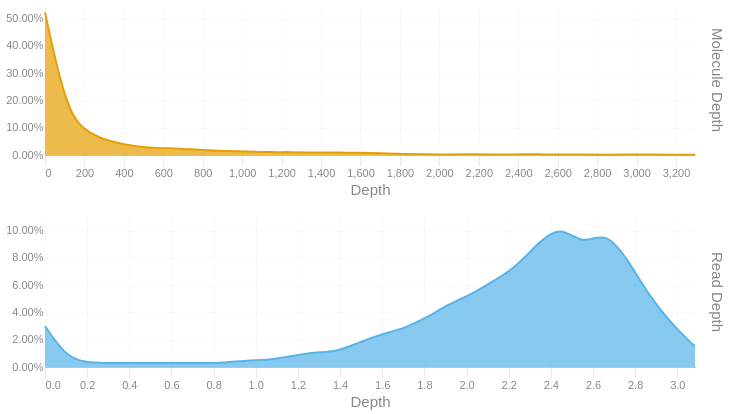

Notebook code cell kept with this figure:
### Code cell
readdep = depth_hist(tb['Read Depth'], q99, 3)
readdep = readdep.with_columns(pl.lit('Read Depth').alias('Metric'))
if not SKIPLR:
    moldep = depth_hist(tb['Molecule Depth'], mol_q99, 1)
    moldep = moldep.with_columns(pl.lit('Molecule Depth').alias('Metric'))
    _hist = pl.concat([readdep, moldep])
    _hist = _hist.filter(pl.col('Proportion') != 0)
    with SafeRender(_hist):
        (
            alt.Chart(_hist)        
            .mark_area(interpolate = "basis")
            .encode(
                x=alt.X('Bin:Q').scale(domainMin=0).axis(alt.Axis(title='Depth')),
                y = alt.Y('Proportion:Q', title = None).axis(format = '.2%'),
                color = alt.Color('Metric:N').legend(None),
                row = alt.Row("Metric:N").header(title = None, labelOrient = 'right'),
                tooltip = [
                    alt.Tooltip("Metric:N", title = "Metric"),
                    alt.Tooltip('Interval:N', title = "Depth Interval"),
                    alt.Tooltip('Proportion:Q', title = "% Alignments").format('.2%')
                ]
            )
            .resolve_scale(x='independent', y='independent')
            .properties(
                height = 150, width = 650,
                usermeta={'embedOptions': {'downloadFileName': f'{samplename}.depth.hist'}}
            )
        ).display()
else:
    readdep = readdep.filter(pl.col('Proportion') != 0)
    with SafeRender(readdep):
        (
            alt.Chart(readdep)        
            .mark_area(interpolate = "basis")
            .encode(
                x=alt.X('Bin:Q').scale(domainMin=0).axis(alt.Axis(title='Depth')),
                y = alt.Y('Proportion:Q', title = None).axis(format = '.2%'),
                tooltip = [
                    alt.Tooltip('Interval:N', title = "Depth Interval"),
                    alt.Tooltip('Proportion:Q', title = "% Alignments").format('.2%')
                ]
            )
            .properties(
                usermeta={'embedOptions': {'downloadFileName': f'{samplename}.depth.hist'}}
            )
        ).display()

### Figure 1 — Vega-Lite specification as saved in the notebook (floating-point values rounded to 4 significant figures)
{"width": 650, "height": 150, "config": {"title": {"anchor": "start", "dy": -15, "fontSize": 18, "color": "#888888", "subtitleColor": "#888888", "subtitleFontSize": 14}, "arc": {"fill": "#0072B2"}, "axis": {"domainColor": "#888888", "domainWidth": 0.5, "gridWidth": 0.2, "grid": false, "titleFontWeight": 400, "titleFontSize": 15, "labelFontSize": 11, "labelColor": "#888888", "tickColor": "#888888", "tickWidth": 0.2, "titleColor": "#888888"}, "axisBand": {"grid": false}, "axisX": {"grid": true, "tickSize": 10, "domainCap": "round"}, "axisY": {"domain": false, "grid": true, "tickSize": 0, "domainCap": "round"}, "background": "transparent", "header": {"labelFontSize": 15, "labelColor": "#888888", "titleFontSize": 15, "titleFontWeight": 600, "titleColor": "#888888"}, "legend": {"labelFont": "sans-serif", "labelFontSize": 12, "labelColor": "#888888", "symbolSize": 100, "symbolType": "circle", "titleFontSize": 12, "titlePadding": 10, "titleColor": "#888888", "title": null}, "range": {"category": ["#E69F00", "#56B4E9", "#009E73", "#F0E442", "#0072B2", "#D55E00", "#CC79A7", "#000000"], "diverging": ["#cfe8f3", "#a2d4ec", "#73bfe2", "#46abdb", "#1696d2", "#12719e"]}, "area": {"fill": "#0072B2", "fillOpacity": 0.7, "line": true, "strokeOpacity": 0.7}, "line": {"color": "#0072B2", "stroke": "#0072B2", "strokeWidth": 2}, "trail": {"color": "#0072B2", "stroke": "#0072B2", "strokeWidth": 0, "size": 1}, "point": {"filled": true, "fillOpacity": 1.0, "size": 95}, "text": {"color": "#888888", "fontSize": 11, "align": "right", "fontWeight": 400, "size": 11}, "bar": {"fill": "#0072B2", "stroke": null}, "view": {"stroke": null, "continuousWidth": 660, "continuousHeight": 400}}, "data": {"name": "data-40f44d12d11cfd19fdf063d1718e1591"}, "mark": {"type": "area", "interpolate": "basis"}, "encoding": {"color": {"field": "Metric", "legend": null, "type": "nominal"}, "row": {"field": "Metric", "header": {"title": null, "labelOrient": "right"}, "type": "nominal"}, "tooltip": [{"field": "Metric", "title": "Metric", "type": "nominal"}, {"field": "Interval", "title": "Depth Interval", "type": "nominal"}, {"field": "Proportion", "format": ".2%", "title": "% Alignments", "type": "quantitative"}], "x": {"axis": {"title": "Depth"}, "field": "Bin", "scale": {"domainMin": 0}, "type": "quantitative"}, "y": {"axis": {"format": ".2%"}, "field": "Proportion", "title": null, "type": "quantitative"}}, "resolve": {"scale": {"x": "independent", "y": "independent"}}, "usermeta": {"embedOptions": {"downloadFileName": "S5_Connecticut_978.depth.hist"}}, "$schema": "https://vega.github.io/schema/vega-lite/v6.1.0.json", "datasets": {"data-40f44d12d11cfd19fdf063d1718e1591": [{"Bin": 0.0, "Interval": "0.0-0.106", "Proportion": 0.03, "Metric": "Read Depth"}, {"Bin": 0.106, "Interval": "0.106-0.213", "Proportion": 0.006, "Metric": "Read Depth"}, {"Bin": 0.213, "Interval": "0.213-0.319", "Proportion": 0.003, "Metric": "Read Depth"}, {"Bin": 0.319, "Interval": "0.319-0.425", "Proportion": 0.003, "Metric": "Read Depth"}, {"Bin": 0.425, "Interval": "0.425-0.532", "Proportion": 0.003, "Metric": "Read Depth"}, {"Bin": 0.532, "Interval": "0.532-0.638", "Proportion": 0.003, "Metric": "Read Depth"}, {"Bin": 0.638, "Interval": "0.638-0.744", "Proportion": 0.003, "Metric": "Read Depth"}, {"Bin": 0.744, "Interval": "0.744-0.851", "Proportion": 0.003, "Metric": "Read Depth"}, {"Bin": 0.851, "Interval": "0.851-0.957", "Proportion": 0.003, "Metric": "Read Depth"}, {"Bin": 0.957, "Interval": "0.957-1.063", "Proportion": 0.005, "Metric": "Read Depth"}, {"Bin": 1.063, "Interval": "1.063-1.17", "Proportion": 0.005, "Metric": "Read Depth"}, {"Bin": 1.17, "Interval": "1.17-1.276", "Proportion": 0.008, "Metric": "Read Depth"}, {"Bin": 1.276, "Interval": "1.276-1.382", "Proportion": 0.011, "Metric": "Read Depth"}, {"Bin": 1.382, "Interval": "1.382-1.489", "Proportion": 0.011, "Metric": "Read Depth"}, {"Bin": 1.489, "Interval": "1.489-1.595", "Proportion": 0.018, "Metric": "Read Depth"}, {"Bin": 1.595, "Interval": "1.595-1.701", "Proportion": 0.024, "Metric": "Read Depth"}, {"Bin": 1.701, "Interval": "1.701-1.808", "Proportion": 0.028, "Metric": "Read Depth"}, {"Bin": 1.808, "Interval": "1.808-1.914", "Proportion": 0.036, "Metric": "Read Depth"}, {"Bin": 1.914, "Interval": "1.914-2.02", "Proportion": 0.046, "Metric": "Read Depth"}, {"Bin": 2.02, "Interval": "2.02-2.127", "Proportion": 0.053, "Metric": "Read Depth"}, {"Bin": 2.127, "Interval": "2.127-2.233", "Proportion": 0.063, "Metric": "Read Depth"}, {"Bin": 2.233, "Interval": "2.233-2.339", "Proportion": 0.073, "Metric": "Read Depth"}, {"Bin": 2.339, "Interval": "2.339-2.446", "Proportion": 0.091, "Metric": "Read Depth"}, {"Bin": 2.446, "Interval": "2.446-2.552", "Proportion": 0.104, "Metric": "Read Depth"}, {"Bin": 2.552, "Interval": "2.552-2.658", "Proportion": 0.089, "Metric": "Read Depth"}, {"Bin": 2.658, "Interval": "2.658-2.765", "Proportion": 0.1, "Metric": "Read Depth"}, {"Bin": 2.765, "Interval": "2.765-2.871", "Proportion": 0.079, "Metric": "Read Depth"}, {"Bin": 2.871, "Interval": "2.871-2.977", "Proportion": 0.051, "Metric": "Read Depth"}, {"Bin": 2.977, "Interval": "2.977-3.084", "Proportion": 0.031, "Metric": "Read Depth"}, {"Bin": 3.084, "Interval": "3.084-3.19", "Proportion": 0.015, "Metric": "Read Depth"}, {"Bin": 0.0, "Interval": "0.0-113.7", "Proportion": 0.523, "Metric": "Molecule Depth"}, {"Bin": 113.7, "Interval": "113.7-227.3", "Proportion": 0.144, "Metric": "Molecule Depth"}, {"Bin": 227.3, "Interval": "227.3-341.0", "Proportion": 0.077, "Metric": "Molecule Depth"}, {"Bin": 341.0, "Interval": "341.0-454.7", "Proportion": 0.047, "Metric": "Molecule Depth"}, {"Bin": 454.7, "Interval": "454.7-568.3", "Proportion": 0.031, "Metric": "Molecule Depth"}, {"Bin": 568.3, "Interval": "568.3-682.0", "Proportion": 0.025, "Metric": "Molecule Depth"}, {"Bin": 682.0, "Interval": "682.0-795.7", "Proportion": 0.024, "Metric": "Molecule Depth"}, {"Bin": 795.7, "Interval": "795.7-909.3", "Proportion": 0.018, "Metric": "Molecule Depth"}, {"Bin": 909.3, "Interval": "909.3-1023.0", "Proportion": 0.014, "Metric": "Molecule Depth"}, {"Bin": 1023.0, "Interval": "1023.0-1136.7", "Proportion": 0.013, "Metric": "Molecule Depth"}, {"Bin": 1137.0, "Interval": "1136.7-1250.3", "Proportion": 0.01, "Metric": "Molecule Depth"}, {"Bin": 1250.0, "Interval": "1250.3-1364.0", "Proportion": 0.011, "Metric": "Molecule Depth"}, {"Bin": 1364.0, "Interval": "1364.0-1477.7", "Proportion": 0.009, "Metric": "Molecule Depth"}, {"Bin": 1478.0, "Interval": "1477.7-1591.3", "Proportion": 0.009, "Metric": "Molecule Depth"}, {"Bin": 1591.0, "Interval": "1591.3-1705.0", "Proportion": 0.008, "Metric": "Molecule Depth"}, {"Bin": 1705.0, "Interval": "1705.0-1818.7", "Proportion": 0.006, "Metric": "Molecule Depth"}, {"Bin": 1819.0, "Interval": "1818.7-1932.4", "Proportion": 0.004, "Metric": "Molecule Depth"}, {"Bin": 1932.0, "Interval": "1932.4-2046.0", "Proportion": 0.002, "Metric": "Molecule Depth"}, {"Bin": 2046.0, "Interval": "2046.0-2159.7", "Proportion": 0.002, "Metric": "Molecule Depth"}, {"Bin": 2160.0, "Interval": "2159.7-2273.4", "Proportion": 0.003, "Metric": "Molecule Depth"}, {"Bin": 2273.0, "Interval": "2273.4-2387.0", "Proportion": 0.002, "Metric": "Molecule Depth"}, {"Bin": 2387.0, "Interval": "2387.0-2500.7", "Proportion": 0.002, "Metric": "Molecule Depth"}, {"Bin": 2501.0, "Interval": "2500.7-2614.4", "Proportion": 0.003, "Metric": "Molecule Depth"}, {"Bin": 2614.0, "Interval": "2614.4-2728.0", "Proportion": 0.001, "Metric": "Molecule Depth"}, {"Bin": 2728.0, "Interval": "2728.0-2841.7", "Proportion": 0.002, "Metric": "Molecule Depth"}, {"Bin": 2842.0, "Interval": "2841.7-2955.4", "Proportion": 0.001, "Metric": "Molecule Depth"}, {"Bin": 2955.0, "Interval": "2955.4-3069.0", "Proportion": 0.002, "Metric": "Molecule Depth"}, {"Bin": 3069.0, "Interval": "3069.0-3182.7", "Proportion": 0.002, "Metric": "Molecule Depth"}, {"Bin": 3183.0, "Interval": "3182.7-3296.4", "Proportion": 0.001, "Metric": "Molecule Depth"}, {"Bin": 3296.0, "Interval": "3296.4-3410.03", "Proportion": 0.001, "Metric": "Molecule Depth"}]}}
